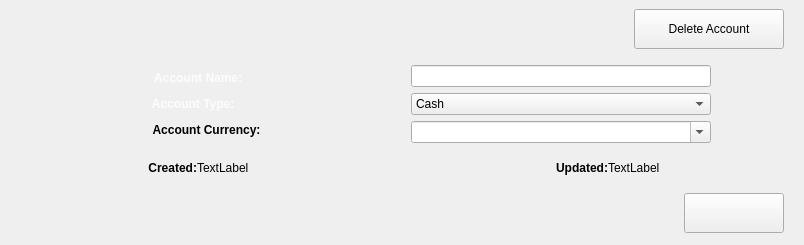
            <widget class="QWidget" name="account_page">
             <property name="sizePolicy">
              <sizepolicy hsizetype="Preferred" vsizetype="Preferred">
               <horstretch>0</horstretch>
               <verstretch>0</verstretch>
              </sizepolicy>
             </property>
             <layout class="QVBoxLayout" name="verticalLayout_12">
              <property name="topMargin">
               <number>0</number>
              </property>
              <item>
               <widget class="QWidget" name="widget_5" native="true">
                <property name="maximumSize">
                 <size>
                  <width>16777215</width>
                  <height>50</height>
                 </size>
                </property>
                <layout class="QHBoxLayout" name="horizontalLayout_9" stretch="1,0">
                 <item>
                  <spacer name="horizontalSpacer_5">
                   <property name="orientation">
                    <enum>Qt::Orientation::Horizontal</enum>
                   </property>
                   <property name="sizeHint" stdset="0">
                    <size>
                     <width>614</width>
                     <height>10</height>
                    </size>
                   </property>
                  </spacer>
                 </item>
                 <item>
                  <widget class="QPushButton" name="delete_account">
                   <property name="minimumSize">
                    <size>
                     <width>150</width>
                     <height>40</height>
                    </size>
                   </property>
                   <property name="maximumSize">
                    <size>
                     <width>150</width>
                     <height>16777215</height>
                    </size>
                   </property>
                   <property name="text">
                    <string>Delete Account</string>
                   </property>
                   <property name="checkable">
                    <bool>true</bool>
                   </property>
                   <property name="autoExclusive">
                    <bool>true</bool>
                   </property>
                  </widget>
                 </item>
                </layout>
               </widget>
              </item>
              <item>
               <widget class="QWidget" name="widget_3" native="true">
                <property name="layoutDirection">
                 <enum>Qt::LayoutDirection::LeftToRight</enum>
                </property>
                <layout class="QHBoxLayout" name="horizontalLayout_8" stretch="1,1">
                 <property name="spacing">
                  <number>0</number>
                 </property>
                 <property name="leftMargin">
                  <number>0</number>
                 </property>
                 <property name="topMargin">
                  <number>0</number>
                 </property>
                 <property name="rightMargin">
                  <number>0</number>
                 </property>
                 <property name="bottomMargin">
                  <number>0</number>
                 </property>
                 <item>
                  <widget class="QWidget" name="edit_account_labels_widget" native="true">
                   <layout class="QVBoxLayout" name="verticalLayout_14">
                    <item>
                     <widget class="QLabel" name="account_name_change_label">
                      <property name="sizePolicy">
                       <sizepolicy hsizetype="Preferred" vsizetype="Fixed">
                        <horstretch>0</horstretch>
                        <verstretch>0</verstretch>
                       </sizepolicy>
                      </property>
                      <property name="palette">
                       <palette>
                        <active>
                         <colorrole role="WindowText">
                          <brush brushstyle="SolidPattern">
                           <color alpha="217">
                            <red>255</red>
                            <green>255</green>
                            <blue>255</blue>
                           </color>
                          </brush>
                         </colorrole>
                        </active>
                        <inactive>
                         <colorrole role="WindowText">
                          <brush brushstyle="SolidPattern">
                           <color alpha="217">
                            <red>255</red>
                            <green>255</green>
                            <blue>255</blue>
                           </color>
                          </brush>
                         </colorrole>
                        </inactive>
                        <disabled/>
                       </palette>
                      </property>
                      <property name="font">
                       <font>
                        <bold>true</bold>
                       </font>
                      </property>
                      <property name="text">
                       <string>Account Name:     </string>
                      </property>
                      <property name="alignment">
                       <set>Qt::AlignmentFlag::AlignCenter</set>
                      </property>
                     </widget>
                    </item>
                    <item>
                     <widget class="QLabel" name="account_type_change_label">
                      <property name="sizePolicy">
                       <sizepolicy hsizetype="Preferred" vsizetype="Fixed">
                        <horstretch>0</horstretch>
                        <verstretch>0</verstretch>
                       </sizepolicy>
                      </property>
                      <property name="palette">
                       <palette>
                        <active>
                         <colorrole role="WindowText">
                          <brush brushstyle="SolidPattern">
                           <color alpha="217">
                            <red>255</red>
                            <green>255</green>
                            <blue>255</blue>
                           </color>
                          </brush>
                         </colorrole>
                        </active>
                        <inactive>
                         <colorrole role="WindowText">
                          <brush brushstyle="SolidPattern">
                           <color alpha="217">
                            <red>255</red>
                            <green>255</green>
                            <blue>255</blue>
                           </color>
                          </brush>
                         </colorrole>
                        </inactive>
                        <disabled/>
                       </palette>
                      </property>
                      <property name="font">
                       <font>
                        <bold>true</bold>
                       </font>
                      </property>
                      <property name="text">
                       <string>Account Type:        </string>
                      </property>
                      <property name="alignment">
                       <set>Qt::AlignmentFlag::AlignCenter</set>
                      </property>
                     </widget>
                    </item>
                    <item>
                     <widget class="QLabel" name="account_currency_change_label">
                      <property name="sizePolicy">
                       <sizepolicy hsizetype="Preferred" vsizetype="Fixed">
                        <horstretch>0</horstretch>
                        <verstretch>0</verstretch>
                       </sizepolicy>
                      </property>
                      <property name="font">
                       <font>
                        <bold>true</bold>
                       </font>
                      </property>
                      <property name="text">
                       <string>Account Currency:</string>
                      </property>
                      <property name="alignment">
                       <set>Qt::AlignmentFlag::AlignCenter</set>
                      </property>
                     </widget>
                    </item>
                   </layout>
                  </widget>
                 </item>
                 <item>
                  <widget class="QWidget" name="edit_account_toggles_widget" native="true">
                   <layout class="QVBoxLayout" name="verticalLayout_13">
                    <item>
                     <widget class="QLineEdit" name="account_name_change_line">
                      <property name="minimumSize">
                       <size>
                        <width>300</width>
                        <height>0</height>
                       </size>
                      </property>
                      <property name="maximumSize">
                       <size>
                        <width>300</width>
                        <height>16777215</height>
                       </size>
                      </property>
                     </widget>
                    </item>
                    <item>
                     <widget class="QComboBox" name="account_type_combo">
                      <property name="sizePolicy">
                       <sizepolicy hsizetype="Expanding" vsizetype="Fixed">
                        <horstretch>0</horstretch>
                        <verstretch>0</verstretch>
                       </sizepolicy>
                      </property>
                      <property name="minimumSize">
                       <size>
                        <width>300</width>
                        <height>0</height>
                       </size>
                      </property>
                      <property name="maximumSize">
                       <size>
                        <width>300</width>
                        <height>16777215</height>
                       </size>
                      </property>
                      <item>
                       <property name="text">
                        <string>Cash</string>
                       </property>
                      </item>
                      <item>
                       <property name="text">
                        <string>Bank</string>
                       </property>
                      </item>
                      <item>
                       <property name="text">
                        <string>Credit Card</string>
                       </property>
                      </item>
                      <item>
                       <property name="text">
                        <string>Investment</string>
                       </property>
                      </item>
                      <item>
                       <property name="text">
                        <string>Other</string>
                       </property>
                      </item>
                     </widget>
                    </item>
                    <item>
                     <widget class="QComboBox" name="account_currency_change_combo">
                      <property name="sizePolicy">
                       <sizepolicy hsizetype="Expanding" vsizetype="Fixed">
                        <horstretch>0</horstretch>
                        <verstretch>0</verstretch>
                       </sizepolicy>
                      </property>
                      <property name="minimumSize">
                       <size>
                        <width>300</width>
                        <height>0</height>
                       </size>
                      </property>
                      <property name="maximumSize">
                       <size>
                        <width>300</width>
                        <height>16777215</height>
                       </size>
                      </property>
                      <property name="editable">
                       <bool>true</bool>
                      </property>
                     </widget>
                    </item>
                   </layout>
                  </widget>
                 </item>
                </layout>
               </widget>
              </item>
              <item>
               <widget class="QWidget" name="widget_7" native="true">
                <property name="maximumSize">
                 <size>
                  <width>16777215</width>
                  <height>90</height>
                 </size>
                </property>
                <layout class="QHBoxLayout" name="horizontalLayout_7">
                 <property name="spacing">
                  <number>0</number>
                 </property>
                 <property name="leftMargin">
                  <number>0</number>
                 </property>
                 <property name="topMargin">
                  <number>0</number>
                 </property>
                 <property name="rightMargin">
                  <number>0</number>
                 </property>
                 <property name="bottomMargin">
                  <number>0</number>
                 </property>
                 <item>
                  <widget class="QLabel" name="account_created_label">
                   <property name="font">
                    <font>
                     <bold>true</bold>
                    </font>
                   </property>
                   <property name="text">
                    <string>Created:</string>
                   </property>
                   <property name="alignment">
                    <set>Qt::AlignmentFlag::AlignRight|Qt::AlignmentFlag::AlignTrailing|Qt::AlignmentFlag::AlignVCenter</set>
                   </property>
                  </widget>
                 </item>
                 <item>
                  <widget class="QLabel" name="account_created_value">
                   <property name="text">
                    <string>TextLabel</string>
                   </property>
                  </widget>
                 </item>
                 <item>
                  <spacer name="horizontalSpacer_4">
                   <property name="orientation">
                    <enum>Qt::Orientation::Horizontal</enum>
                   </property>
                   <property name="sizeType">
                    <enum>QSizePolicy::Policy::Preferred</enum>
                   </property>
                   <property name="sizeHint" stdset="0">
                    <size>
                     <width>40</width>
                     <height>20</height>
                    </size>
                   </property>
                  </spacer>
                 </item>
                 <item>
                  <widget class="QLabel" name="account_update_label">
                   <property name="font">
                    <font>
                     <bold>true</bold>
                    </font>
                   </property>
                   <property name="text">
                    <string>Updated:</string>
                   </property>
                   <property name="alignment">
                    <set>Qt::AlignmentFlag::AlignRight|Qt::AlignmentFlag::AlignTrailing|Qt::AlignmentFlag::AlignVCenter</set>
                   </property>
                  </widget>
                 </item>
                 <item>
                  <widget class="QLabel" name="account_update_value">
                   <property name="text">
                    <string>TextLabel</string>
                   </property>
                  </widget>
                 </item>
                </layout>
               </widget>
              </item>
              <item>
               <widget class="QWidget" name="widget_4" native="true">
                <property name="maximumSize">
                 <size>
                  <width>16777215</width>
                  <height>50</height>
                 </size>
                </property>
                <layout class="QHBoxLayout" name="horizontalLayout_6" stretch="1,0">
                 <item>
                  <spacer name="horizontalSpacer_3">
                   <property name="orientation">
                    <enum>Qt::Orientation::Horizontal</enum>
                   </property>
                   <property name="sizeType">
                    <enum>QSizePolicy::Policy::Expanding</enum>
                   </property>
                   <property name="sizeHint" stdset="0">
                    <size>
                     <width>40</width>
                     <height>10</height>
                    </size>
                   </property>
                  </spacer>
                 </item>
                 <item>
                  <widget class="QPushButton" name="change_button">
                   <property name="sizePolicy">
                    <sizepolicy hsizetype="Minimum" vsizetype="Fixed">
                     <horstretch>0</horstretch>
                     <verstretch>0</verstretch>
                    </sizepolicy>
                   </property>
                   <property name="minimumSize">
                    <size>
                     <width>100</width>
                     <height>40</height>
                    </size>
                   </property>
                   <property name="maximumSize">
                    <size>
                     <width>100</width>
                     <height>16777215</height>
                    </size>
                   </property>
                   <property name="sizeIncrement">
                    <size>
                     <width>0</width>
                     <height>8</height>
                    </size>
                   </property>
                   <property name="text">
                    <string/>
                   </property>
                   <property name="checkable">
                    <bool>true</bool>
                   </property>
                   <property name="autoExclusive">
                    <bool>true</bool>
                   </property>
                  </widget>
                 </item>
                </layout>
               </widget>
              </item>
             </layout>
            </widget>
